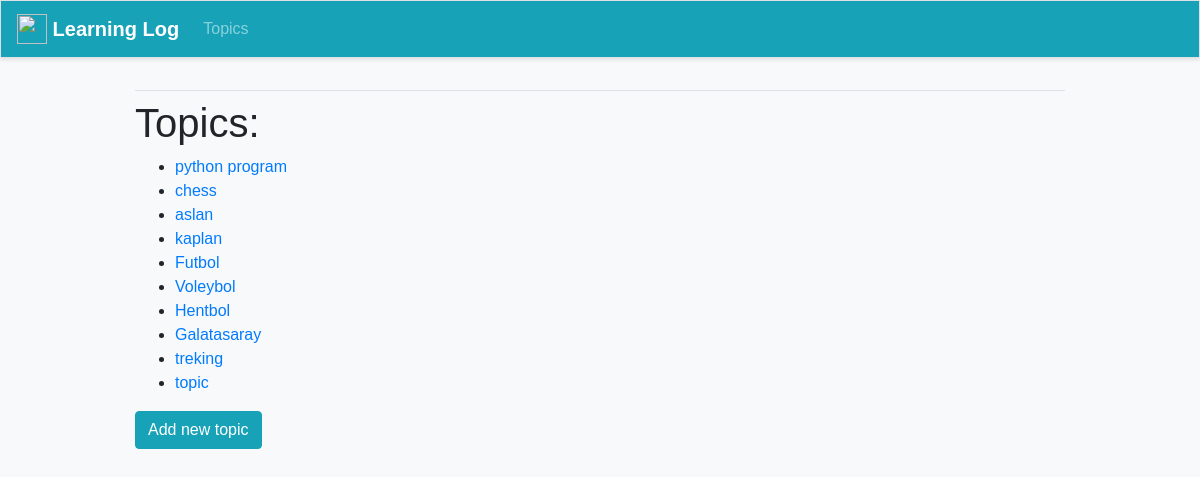
Page /topics/ on the committed database.
### learning_logs/models.py (models this page shows)
class Topic(models.Model):
    text = models.CharField(max_length=200)
    date_added = models.DateTimeField(auto_now_add=True)
    def __str__(self):
        return self.text

### learning_logs/views.py (the view)
# urls.py: path('topics/', views.topics, name='topics'),
def topics(request):
    topics = Topic.objects.order_by('date_added')
    context = {'topics': topics}
    return render(request, 'learning_logs/topics.html', context)

### learning_logs/templates/learning_logs/topics.html
{% extends 'learning_logs/base.html' %}
{% block content %}
<h1>Topics:</h1>
<ul>
    {% for topic in topics %}
        <li>
            <a href="{% url 'learning_logs:topic' topic.id %}">{{ topic }}</a>
        </li>
    {% empty %}
        <li>No topics have been added yet.</li>
    {% endfor %}
</ul>
<div class="mt-3">
    <a href="{% url 'learning_logs:new_topic' %}" class="btn btn-info" >Add new topic</a>
</div>
{% endblock content %}

### learning_logs/templates/learning_logs/base.html (shortened to what this page needs)
{% load bootstrap4 %}
<html lang="en">
<head>
    {% bootstrap_css %}
</head>
<body>
  <nav class="navbar navbar-expand-md navbar-dark bg-info mb-4 border">
    <a class="navbar-brand" href="{% url 'learning_logs:index' %}">
        <img src="http://www.clker.com/cliparts/b/e/e/e/11949839881243335407note.svg.med.png" width="30" height="30" class="d-inline-block align-top" alt="">
        Learning Log
    </a>
    <div class="collapse navbar-collapse" id="navbarCollapse">
     <ul class="navbar-nav mr-auto">
      <li class="nav-item">
       <a class="nav-link" href="{% url 'learning_logs:topics'%}">Topics</a></li>
     </ul>
    </div>
  </nav>
  <main role="main" class="container">
   <div class="pb-2 mb-2 border-bottom">
    </div>
    <div>
     {% block content %}{% endblock content %}
    </div>
  </main>
</body>
</html>

### learning_logs/templates/learning_logs/base.html (style rules this page uses)
body { font-family: Arial, sans-serif; background-color: #f8f9fa; }
.navbar { box-shadow: 0 2px 4px rgba(0, 0, 0, 0.1); }
.navbar-brand { font-weight: bold; }
.container { max-width: 960px; }
.border-bottom { border-bottom: 1px solid #e5e5e5; }

### rows in the picture
Topic: text "python program"
Topic: text "chess"
Topic: text "aslan"
Topic: text "kaplan"
Topic: text "Futbol"
Topic: text "Voleybol"
Topic: text "Hentbol"
Topic: text "Galatasaray"
Topic: text "treking"
Topic: text "topic"
